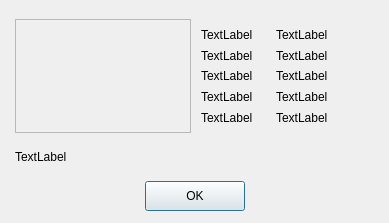
<?xml version="1.0" encoding="UTF-8"?>
<ui version="4.0">
 <class>About_window</class>
 <widget class="QDialog" name="About_window">
  <property name="geometry">
   <rect>
    <x>0</x>
    <y>0</y>
    <width>389</width>
    <height>223</height>
   </rect>
  </property>
  <property name="sizePolicy">
   <sizepolicy hsizetype="Fixed" vsizetype="Fixed">
    <horstretch>0</horstretch>
    <verstretch>0</verstretch>
   </sizepolicy>
  </property>
  <property name="windowTitle">
   <string>Dialog</string>
  </property>
  <property name="QDialogAbout_BorderImage" stdset="0">
   <string>true</string>
  </property>
  <widget class="QFrame" name="verticalFrameAbout">
   <property name="geometry">
    <rect>
     <x>10</x>
     <y>10</y>
     <width>371</width>
     <height>211</height>
    </rect>
   </property>
   <property name="QFrameAbout_BorderImage" stdset="0">
    <string>true</string>
   </property>
   <layout class="QVBoxLayout" name="verticalLayout" stretch="4,1,1">
    <property name="spacing">
     <number>10</number>
    </property>
    <property name="leftMargin">
     <number>5</number>
    </property>
    <property name="rightMargin">
     <number>5</number>
    </property>
    <property name="bottomMargin">
     <number>10</number>
    </property>
    <item>
     <layout class="QHBoxLayout" name="horizontalLayout" stretch="6,6">
      <property name="spacing">
       <number>10</number>
      </property>
      <item>
       <widget class="QFrame" name="QframeLogo">
        <property name="frameShape">
         <enum>QFrame::StyledPanel</enum>
        </property>
        <property name="frameShadow">
         <enum>QFrame::Raised</enum>
        </property>
        <property name="QFrameLogo_BorderImage" stdset="0">
         <string>true</string>
        </property>
       </widget>
      </item>
      <item>
       <layout class="QGridLayout" name="gridLayout" columnstretch="3,4">
        <property name="topMargin">
         <number>5</number>
        </property>
        <property name="bottomMargin">
         <number>5</number>
        </property>
        <property name="spacing">
         <number>0</number>
        </property>
        <item row="0" column="1">
         <widget class="QLabel" name="NameSofLable">
          <property name="text">
           <string>TextLabel</string>
          </property>
         </widget>
        </item>
        <item row="1" column="0">
         <widget class="QLabel" name="sVersionSoftLable">
          <property name="text">
           <string>TextLabel</string>
          </property>
         </widget>
        </item>
        <item row="3" column="1">
         <widget class="QLabel" name="NameCompanyLable">
          <property name="text">
           <string>TextLabel</string>
          </property>
         </widget>
        </item>
        <item row="1" column="1">
         <widget class="QLabel" name="VersionSoftLable">
          <property name="text">
           <string>TextLabel</string>
          </property>
         </widget>
        </item>
        <item row="3" column="0">
         <widget class="QLabel" name="sNameCompanyLable">
          <property name="text">
           <string>TextLabel</string>
          </property>
         </widget>
        </item>
        <item row="0" column="0">
         <widget class="QLabel" name="sNameSofLable">
          <property name="text">
           <string>TextLabel</string>
          </property>
         </widget>
        </item>
        <item row="2" column="1">
         <widget class="QLabel" name="DateLable">
          <property name="text">
           <string>TextLabel</string>
          </property>
         </widget>
        </item>
        <item row="2" column="0">
         <widget class="QLabel" name="sDateLable">
          <property name="text">
           <string>TextLabel</string>
          </property>
         </widget>
        </item>
        <item row="4" column="0">
         <widget class="QLabel" name="sHomePage">
          <property name="text">
           <string>TextLabel</string>
          </property>
         </widget>
        </item>
        <item row="4" column="1">
         <widget class="QLabel" name="HomePageLable">
          <property name="text">
           <string>TextLabel</string>
          </property>
         </widget>
        </item>
       </layout>
      </item>
     </layout>
    </item>
    <item>
     <widget class="QLabel" name="DescriptionLable">
      <property name="text">
       <string>TextLabel</string>
      </property>
     </widget>
    </item>
    <item alignment="Qt::AlignHCenter">
     <widget class="QPushButton" name="AboutOkpushButton">
      <property name="minimumSize">
       <size>
        <width>100</width>
        <height>30</height>
       </size>
      </property>
      <property name="text">
       <string>OK</string>
      </property>
      <property name="PushButtonSeparate_Enabled" stdset="0">
       <string>true</string>
      </property>
      <property name="PushButtonSeparate_EnabledPressed" stdset="0">
       <string>true</string>
      </property>
      <property name="PushButtonSeparate_EnabledPressedHover" stdset="0">
       <string>true</string>
      </property>
      <property name="PushButtonSeparate_EnabledHover" stdset="0">
       <string>true</string>
      </property>
      <property name="PushButtonSeparate_Disabled" stdset="0">
       <string>true</string>
      </property>
     </widget>
    </item>
   </layout>
  </widget>
 </widget>
 <resources/>
 <connections/>
</ui>
